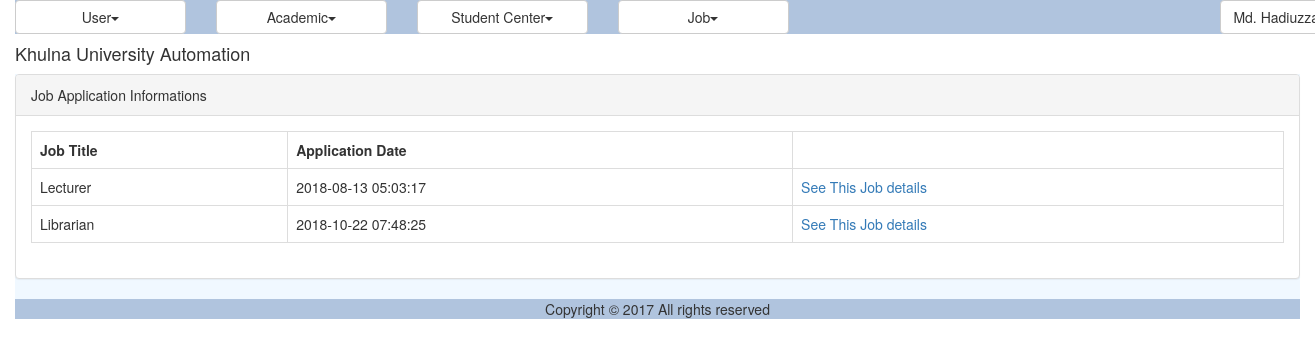
The page /web/src/DigitalUniversity/job_my_application.php (signed in) on the database its author committed.
### tables this page shows
CREATE TABLE `jms_job` (
  `ID` int(11) NOT NULL,
  `Title` varchar(100) NOT NULL,
  `Subtitle` varchar(100) NOT NULL,
  `PublishDate` date NOT NULL,
  `Organization` varchar(45) NOT NULL,
  `Qualification` varchar(500) NOT NULL,
  `Gender` varchar(45) NOT NULL,
  `AgeLimit` varchar(45) NOT NULL,
  `EmploymentType` varchar(45) NOT NULL,
  `NumberOfVacancy` int(11) NOT NULL,
  `Email` varchar(45) NOT NULL,
  `ContactNumber` varchar(45) NOT NULL,
  `Salary` varchar(45) DEFAULT NULL,
  `Location` varchar(255) DEFAULT NULL,
  `JobExperience` varchar(45) DEFAULT NULL,
  `LastDateOfApplication` date NOT NULL
);

CREATE TABLE `jms_applicant` (
  `ID` int(11) NOT NULL,
  `applicantID` varchar(40) NOT NULL,
  `JobID` varchar(40) NOT NULL,
  `cvID` varchar(100) NOT NULL,
  `SubmissionDate` datetime NOT NULL
);

### web/src/DigitalUniversity/util/class.util.inc (called while the page is built, shortened)
<?php
class ConfigUtil implements I_DBConfig, I_LogConfig, I_LanguageConfig{
	public static $s_instance;
	private $_host;
	private $_username;
	private $_password;
	private $_database;
	public static function getInstance() {
		if(!self::$s_instance) {
			self::$s_instance = new self();
		}
		return self::$s_instance;
	}
	private function readConfig(){
		$this->_ini_array = parse_ini_file(CONFIG.'system.ini');
		$this->_host =	$this->_ini_array['db_host'];
		$this->_username = $this->_ini_array['db_username'];
		$this->_password = $this->_ini_array['db_password'];
		$this->_database = $this->_ini_array['db_database'];
	}
	public function getDBHost(){
		return $this->_host;
	}
	public function getDBUserName(){
		return $this->_username;
	}
	public function getDBPassword(){
		return $this->_password;
	}
	public function getDBName(){
		return $this->_database;
	}
}
class DBUtil implements I_DBUtil {
	private static $s_instance;
	private $_host;
	private $_username;
	private $_password;
	private $_database;
	protected $_connection;
	protected $_result;
	public static function getInstance() {
		if(!self::$s_instance) {
			self::$s_instance = new self();
		}
		return self::$s_instance;
	}
	private function readDBConfig(){
		$_config = ConfigUtil::getInstance();
		$this->_host = $_config->getDBHost();
		$this->_username = $_config->getDBUserName();
		$this->_password = $_config->getDBPassword();
		$this->_database = $_config->getDBName();
	}
	private function setConnection(){
		$this->_connection = new mysqli($this->_host, $this->_username,
			$this->_password, $this->_database);
	}
	public function doQuery($sql) {
		$this->_result = $this->_connection->query($sql) or die(mysqli_error($this->_connection));
		return $this->_result;
	}
	public function getNumRows() {
		$this->_numRows = mysqli_num_rows($this->_result);
		return $this->_numRows;
	}
	public function getAllRows() {
		$rows = array();
		for($x = 0; $x < $this->getNumRows(); $x++) {
			$rows[] = mysqli_fetch_assoc($this->_result);
		}
		return $rows;
	}
	public function getTopRow() {
		return $this->_result->fetch_array();
	}
}
class LogUtil{
	private static $s_instance;
	public static function getInstance(){
		if(!self::$s_instance) {
			self::$s_instance = new self();
		}
		return self::$s_instance;
	}
}
class LangUtil{
	private static $s_instance;
	public static function getInstance() {
		if(!self::$s_instance) {
			self::$s_instance = new self();
		}
		return self::$s_instance;
	}
}
?>

### web/src/DigitalUniversity/modules/job/ui/blade/view.job_application.blade.inc (called while the page is built, shortened)
<?php
include_once UTILITY.'class.util.inc';
include_once MODULES_JOB.'bao/class.job_application_bao.inc';
$_JobApplicationBAO = new JobApplicationBAO();
?>

### web/src/DigitalUniversity/common/class.common.user.inc (called while the page is built, shortened)
<?php
class User{
    private $_ID;
    public function getID () {
        return $this->_ID;
    }
}
?>

### web/src/DigitalUniversity/modules/job/bao/class.job_application_bao.inc (called while the page is built, shortened)
<?php
include_once UTILITY.'class.util.inc';
include_once MODULES_JOB.'dao/class.job_application_dao.inc';
Class JobApplicationBAO{
	private $_JobApplicationDAO;
	public function __construct(){
		$this->_JobApplicationDAO = new JobApplicationDAO();
	}
	public function getMyApplication($globaluser){
		$Result = $this->_JobApplicationDAO->getMyApplication($globaluser);
		return $Result;
	}
}
?>

### web/src/DigitalUniversity/modules/job/dao/class.job_application_dao.inc (called while the page is built, shortened)
<?php
include_once COMMON.'class.common.inc';
include_once UTILITY.'class.util.inc';
include_once COMMON.'class.common.job.inc';
include_once COMMON.'class.common.user.inc';
Class JobApplicationDAO{
	private $_DB;
	public function __construct(){
		$this->_DB = DBUtil::getInstance();
	}
	public function getMyApplication($globaluser){
		$ApplicationList = array();
		$this->_DB->doQuery("SELECT * FROM jms_applicant where applicantID like '$globaluser'");
		$rows = $this->_DB->getAllRows();
		for($i = 0; $i < sizeof($rows); $i++) {
			$row = $rows[$i];
			$this->_JOB_Application = new JOB_Application();
		    $this->_JOB_Application->setID ( $row['ID']);
		    $this->_JOB_Application->setapplicantID ( $row['applicantID'] );
		    $this->_JOB_Application->setJobID ( $row['JobID'] );
		    $this->_JOB_Application->setcvID ( $row['cvID'] );
		    $this->_JOB_Application->setSubmissionDate( $row['SubmissionDate'] );
		    $this->_DB->doQuery("SELECT * FROM jms_job where ID like '".$row['JobID']."'");
		    $row = $this->_DB->getTopRow();
		    $this->_JOB_Application->setjobname( $row['Title'] );
		    $ApplicationList[]=$this->_JOB_Application;
		}
		$Result = new Result();
		$Result->setIsSuccess(1);
		$Result->setResultObject($ApplicationList);
		return $Result;
	}
}
?>

### web/src/DigitalUniversity/common/class.common.inc (called while the page is built, shortened)
<?php
include_once 'class.common.user.inc';
class Result{
    private $_IsSuccess=0;
    private $_ResultObject;
    public function setIsSuccess($IsSuccess){
        $this->_IsSuccess = $IsSuccess;
    }
    public function getIsSuccess(){
        return $this->_IsSuccess;
    }
    public function setResultObject($ResultObject){
        $this->_ResultObject = $ResultObject;
    }
    public function getResultObject(){
        return $this->_ResultObject;
    }
}
?>

### web/src/DigitalUniversity/common/class.common.job.inc (called while the page is built, shortened)
<?php
class JOB_Application{
    private $_JobID;
    private $_SubmissionDate;
    private $_jobname;
    public function setJobID ( $JobID ) {
        $this->_JobID = $JobID;
    }
    public function getJobID () {
        return $this->_JobID;
    }
    public function setSubmissionDate( $SubmissionDate ) {
        $this->_SubmissionDate = $SubmissionDate;
    }
    public function getSubmissionDate () {
        return $this->_SubmissionDate;
    }
    public function setjobname( $jobname ) {
        $this->_jobname = $jobname;
    }
    public function getjobname () {
        return $this->_jobname;
    }
}
?>

### web/src/DigitalUniversity/modules/job/ui/view.job_my_application.inc (the view, shortened to what this page needs)
<?php
include_once 'blade/view.job_application.blade.inc';
include_once COMMON.'class.common.inc';
?>
<div class="panel panel-default">
    <div class="panel-heading">
    	Job Application Informations
    </div>
<div class="panel-body over">
    	<table class="table table-bordered">
	    	<?php
				$globalUser = $_SESSION["globalUser"];
				$Result = $_JobApplicationBAO->getMyApplication($globalUser->getID());
				if($Result->getIsSuccess()){
					$ApplicationList = $Result->getResultObject();
					?>
					<tr>
						<th>Job Title</th>
						<th>Application Date</th>
					</tr>
					<?php
					for($i = 0; $i < sizeof($ApplicationList); $i++) {
						$Application = $ApplicationList[$i];
						?>
					    <tr>
						    <td><?php echo $Application->getjobname(); ?></td>
						    <td><?php echo $Application->getSubmissionDate(); ?></td>
						    <td>
						    <a href="?details=<?php echo $Application->getJobID(); ?>" onclick="return confirm('sure to See !'); " >See This Job details</a>
						    </td>
					    </tr>
					<?php
					}
				}
				else{
					echo $Result->getResultObject();
				}
			?>
		</table>
    </div>
</div>

### web/src/DigitalUniversity/resources/css/style.css (style rules this page uses)
table,td { border:solid #e9e9e9 1px; }

### web/src/DigitalUniversity/resources/css/jms_job.css (style rules this page uses)
.over { overflow: auto; }

### rows shown on the page
jms_applicant: SubmissionDate "2018-08-13 05:03:17"
jms_job: Title "Lecturer"
jms_applicant: SubmissionDate "2018-10-22 07:48:25"
jms_job: Title "Librarian"

### other values the page prints
$globalMenu[$i]->getTitle() "User Academic Student Center Job"
$CurrentUser->getFullName() "Md.…"
